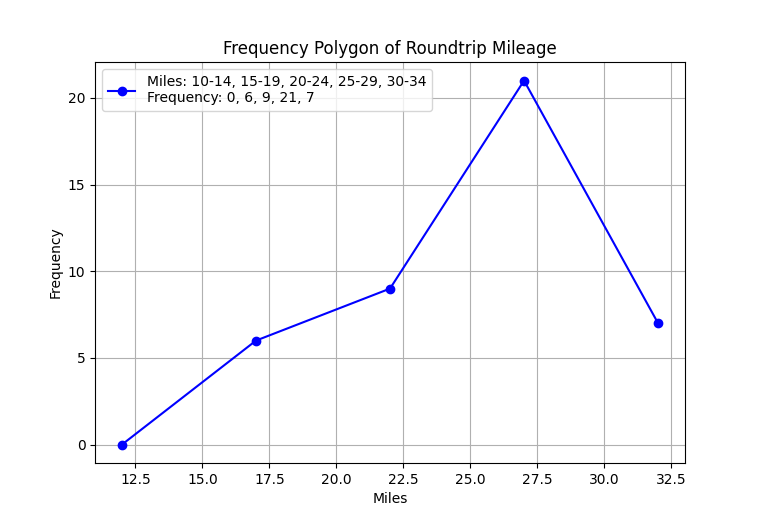

This figure's Python source:
import matplotlib.pyplot as plt

# Data
mileage_intervals = [(10+14)/2, (15+19)/2, (20+24)/2, (25+29)/2, (30+34)/2]
frequencies = [0, 6, 9, 21, 7]

# Plot the frequency polygon
plt.plot(mileage_intervals, frequencies, marker='o', linestyle='-', color='b')
plt.title('Frequency Polygon of Roundtrip Mileage')
plt.xlabel('Miles')
plt.ylabel('Frequency')
plt.grid(True)

# Add legend
legend_text = 'Miles: 10-14, 15-19, 20-24, 25-29, 30-34\nFrequency: 0, 6, 9, 21, 7'
plt.legend([legend_text], loc='upper left')

# Show the plot
plt.show()
